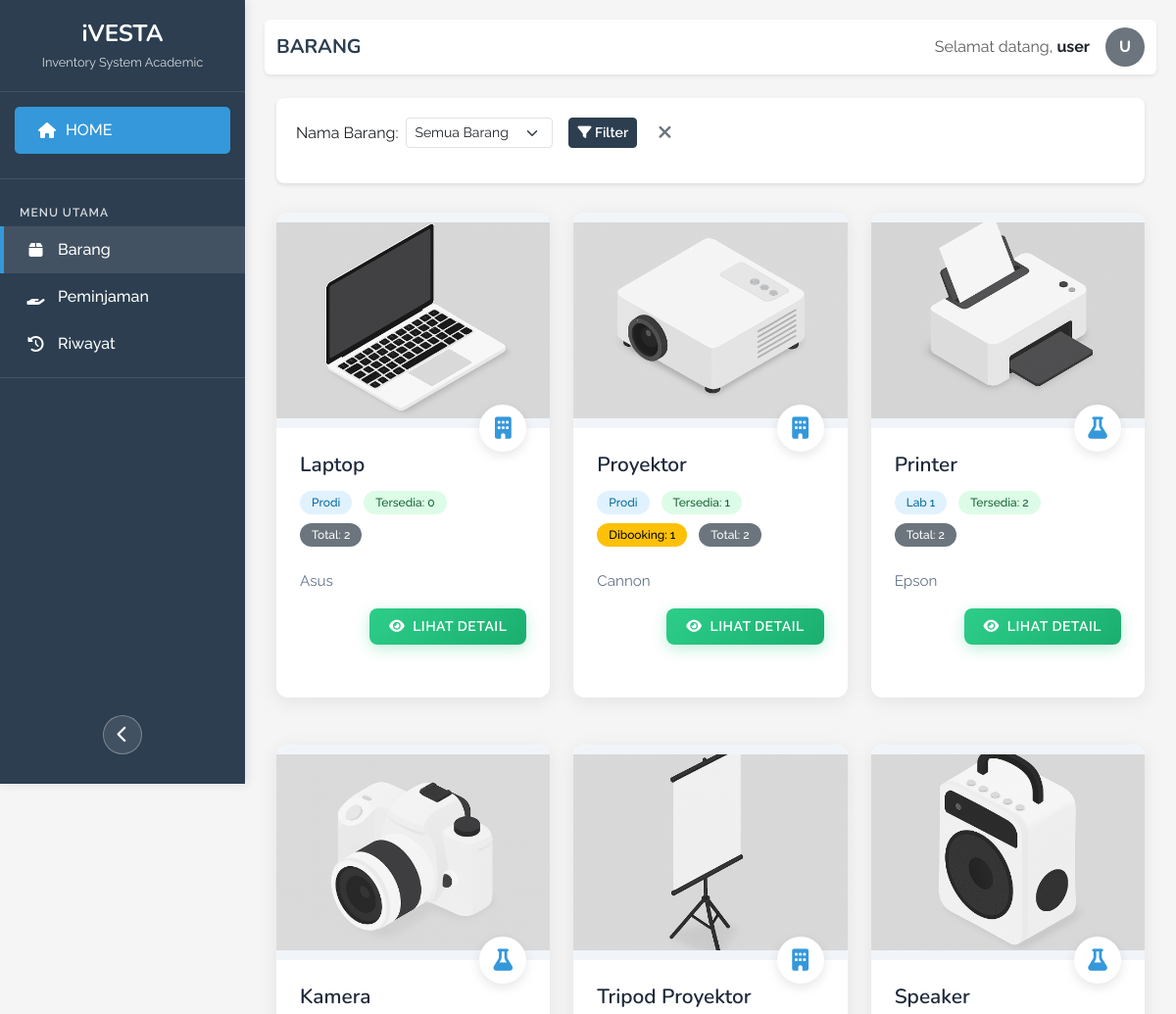
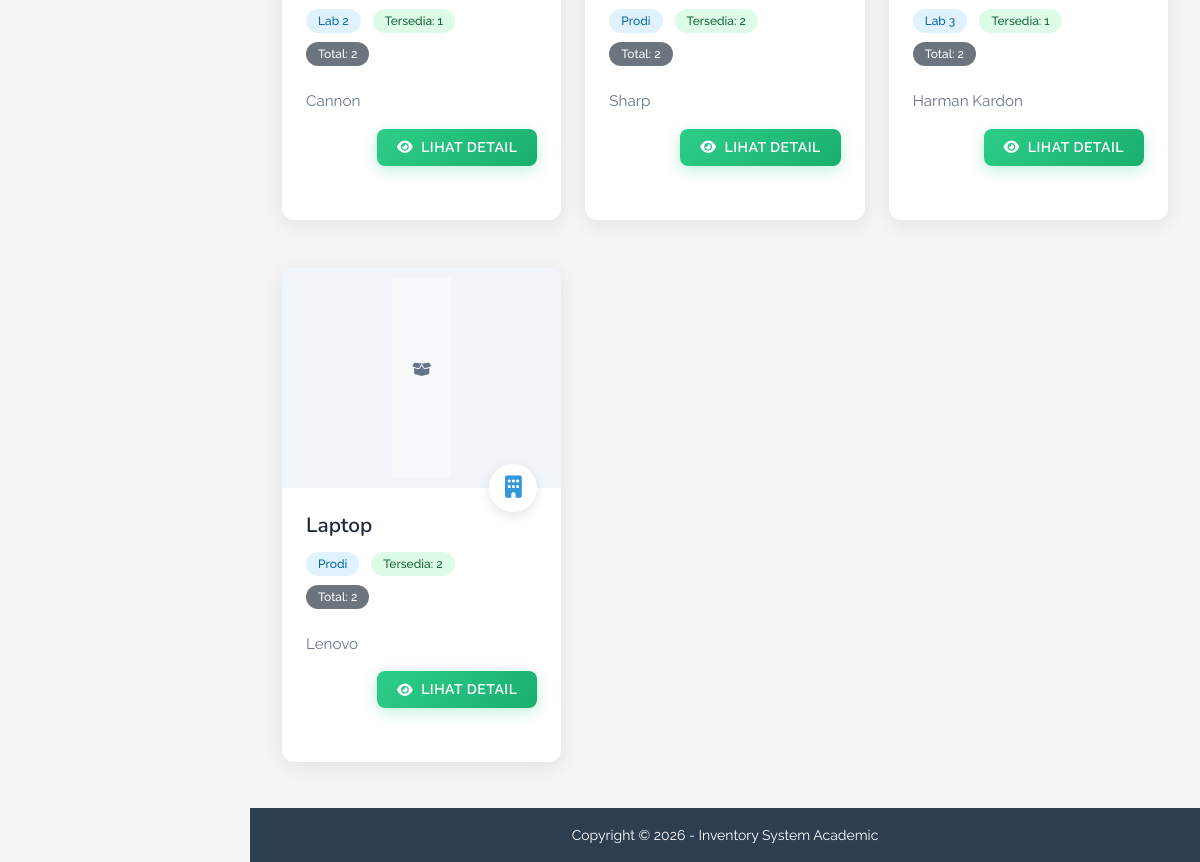
Page /pegawai/userData/Barang.php (signed in) on the committed database (2 pictures, top to bottom).
### tables this page shows
CREATE TABLE `t_barang` (
  `id_barang` int(11) NOT NULL,
  `nama_barang` varchar(100) NOT NULL,
  `merk` varchar(50) NOT NULL,
  `unit` int(11) NOT NULL DEFAULT 1,
  `foto_barang` varchar(100) DEFAULT NULL,
  `tanggal_input` timestamp NOT NULL DEFAULT current_timestamp(),
  `milik` enum('Prodi','Lab','Lab 1','Lab 2','Lab 3') NOT NULL DEFAULT 'Prodi'
);

### pegawai/userData/Barang.php (the view, shortened to what this page needs)
<?php
require "../../koneksi.php";
$query = "SELECT b.*,
             (SELECT COUNT(*) FROM t_barang_detail d
              WHERE d.id_barang = b.id_barang
              AND (d.status = 'Tersedia' OR d.status = 'Dibooking')
              AND NOT EXISTS (
                  SELECT 1 FROM t_pinjam p
                  WHERE p.id_detail = d.id_detail
                  AND p.status_peminjaman IN ('Dipinjam', 'Menunggu Verifikasi')
              )) as tersedia,
             (SELECT COUNT(*) FROM t_barang_detail d
              WHERE d.id_barang = b.id_barang
              AND d.status = 'Dibooking') as dibooking,
             (SELECT COUNT(*) FROM t_barang_detail d WHERE d.id_barang = b.id_barang) as total
          FROM t_barang b
          WHERE 1=1";
$result = mysqli_query($conn, $query);
?>
<!DOCTYPE html>
<html lang="en">
<head>
    <link href="https://cdn.jsdelivr.net/npm/bootstrap@5.3.0/dist/css/bootstrap.min.css" rel="stylesheet">
    <link rel="stylesheet" href="https://cdnjs.cloudflare.com/ajax/libs/font-awesome/6.4.0/css/all.min.css">
    <link rel="stylesheet" href="../../assets/css/style.css">
</head>
<body>
    <div class="sidebar" id="sidebar">
        <div class="sidebar-header">
            <h4>iVESTA</h4>
            <p>Inventory System Academic</p>
        </div>
        <div class="sidebar-menu">
            <a href="/ivesta/pegawai/index.php" class="dashboard-btn">
                <i class="fas fa-home"></i>
                <span>HOME</span>
            </a>
            <div class="menu-divider"></div>
            <div class="menu-title">
                <span>MENU UTAMA</span>
            </div>
            <a href="#" class="active">
                <i class="fas fa-box menu-icon"></i>
                <span>Barang</span>
            </a>
            <a href="Peminjaman.php">
                <i class="fas fa-hand-holding menu-icon"></i>
                <span>Peminjaman</span>
            </a>
            <a href="Riwayat.php">
                <i class="fas fa-history menu-icon"></i>
                <span>Riwayat</span>
            </a>
            <div class="menu-divider"></div>
            <div class="toggle-container">
                <button class="toggle-sidebar" id="toggleSidebar" title="Toggle Sidebar">
                    <i class="fas fa-chevron-left"></i>
                </button>
            </div>
        </div>
    </div>
    <div class="main-content" id="mainContent">
        <nav class="navbar navbar-expand-lg navbar-light bg-white mb-4 rounded shadow-sm">
            <div class="container-fluid">
                <span class="navbar-brand">BARANG</span>
                <div class="d-flex align-items-center position-relative">
                    <div class="me-3">
                        <span class="text-muted">Selamat datang,</span>
                        <span class="fw-bold"><?= htmlspecialchars($_SESSION['fullName']) ?></span>
                    </div>
                    <div class="user-profile" id="userProfile"
                        style="overflow: hidden; border-radius: 50%; width: 40px; height: 40px; text-align: center; line-height: 40px; font-weight: bold; color: white; background: #6c757d; cursor: pointer;">
                        <?php
                        $foto = $_SESSION['fotoP'] ?? '';
                        $fotoPath = realpath(__DIR__ . '/../../assets/profiles/' . $foto);
                        if ($foto && file_exists($fotoPath) && is_file($fotoPath)) {
                            echo '<img src="../../assets/profiles/' . htmlspecialchars($foto) . '" alt="Foto Profil" style="width: 100%; height: 100%; object-fit: cover;">';
                        } else {
                            echo strtoupper(substr($_SESSION['fullName'], 0, 1));
                        }
                        ?>
                    </div>
                </div>
            </div>
        </nav>
        <div class="container-fluid">
            <div class="table-container">
                <div class="table-header d-flex justify-content-between align-items-center mb-3">
                    <div class="d-flex align-items-center gap-3">
                        <div class="d-flex align-items-center gap-2">
                            <label for="barang" class="form-label mb-0">Nama Barang:</label>
                            <select class="form-select form-select-sm filter-select" name="barang" id="barang"
                                style="width: 170px;">
                                <option value="">Semua Barang</option>
                            </select>
                        </div>
                        <button type="button" class="btn btn-primary btn-sm" id="applyFilter">
                            <i class="fas fa-filter"></i> Filter
                        </button>
                        <button type="button" class="refresh-btn" id="refreshBtn" title="Reset Filter">
                            <i class="fas fa-times"></i>
                        </button>
                    </div>
                </div>
            </div>
        </div>
        <section id="barang" class="barang section">
            <div class="container" data-aos="fade-up" data-aos-delay="100">
                <div class="row gy-5">
                    <?php while ($row = mysqli_fetch_assoc($result)): ?>
                        <?php
                        $idBarang = $row['id_barang'];
                        $namaBarang = htmlspecialchars($row['nama_barang']);
                        $merk = htmlspecialchars($row['merk']);
                        $fotoBarang = htmlspecialchars($row['foto_barang']);
                        $milik = $row['milik'];
                        $tersedia = $row['tersedia'];
                        $dibooking = $row['dibooking'];
                        $total = $row['total'];
                        ?>
                        <div class="col-xl-4 col-md-6" data-aos="zoom-in" data-aos-delay="200">
                            <div class="barang-item">
                                <div class="img">
                                    <?php if ($fotoBarang): ?>
                                        <img src="../../assets/barang/<?= $fotoBarang; ?>" class="img-fluid"
                                            alt="<?= $namaBarang; ?>" style="height: 200px; object-fit: cover;" />
                                    <?php else: ?>
                                        <div class="no-image"
                                            style="height: 200px; background: #f8f9fa; display: flex; align-items: center; justify-content: center;">
                                            <i class="fas fa-box-open fa-3x text-muted"></i>
                                        </div>
                                    <?php endif; ?>
                                </div>
                                <div class="details position-relative">
                                    <div class="icon">
                                        <i class="fas fa-<?= $milik == 'Prodi' ? 'building' : 'flask'; ?>"></i>
                                    </div>
                                    <h3>
                                        <?= $namaBarang; ?>
                                    </h3>
                                    <p>
                                        <span class="badge bg-primary"><?= $milik; ?></span>
                                        <span class="badge bg-success">Tersedia: <?= $tersedia; ?></span>
                                        <?php if ($dibooking > 0): ?>
                                            <span class="badge badge-booking">Dibooking: <?= $dibooking; ?></span>
                                        <?php endif; ?>
                                        <span class="badge bg-secondary">Total: <?= $total; ?></span>
                                    </p>
                                    <p class="text-muted"><?= $merk; ?></p>
                                    <div class="d-flex justify-content-between mt-2">
                                        <div class="ms-auto">
                                            <button class="btn-detail-custom" data-bs-toggle="modal"
                                                data-bs-target="#detailBarangModal<?= $idBarang; ?>">
                                                <i class="fas fa-eye"></i>
                                                <span>Lihat Detail</span>
                                            </button>
                                        </div>
                                    </div>
                                </div>
                            </div>
                        </div>
                    <?php endwhile; ?>
                </div>
            </div>
        </section>
    </div>
    <div class="footer" id="footer">
        <small>Copyright &copy; <?= date('Y'); ?> - Inventory System Academic</small>
    </div>
</body>
</html>

### pegawai/userData/Barang.php (style rules this page uses)
:root { --transition-speed: 0.3s; }
.filter-select { width: 150px !important; }
.refresh-btn { background: none; border: none; color: #6c757d; cursor: pointer; font-size: 1.2rem; padding: 0 5px; }
.badge-booking { background-color: #ffc107; color: #000; }

### rows in the picture
t_barang: foto_barang (picture), nama_barang "Laptop", milik "Prodi", tersedia "0", total "2", merk "Asus"
t_barang: foto_barang (picture), nama_barang "Proyektor", milik "Prodi", tersedia "1", dibooking "1", total "2", merk "Cannon"
t_barang: foto_barang (picture), nama_barang "Printer", milik "Lab 1", tersedia "2", total "2", merk "Epson"
t_barang: foto_barang (picture), nama_barang "Kamera", milik "Lab 2", tersedia "1", total "2", merk "Cannon"
t_barang: foto_barang (picture), nama_barang "Tripod Proyektor", milik "Prodi", tersedia "2", total "2", merk "Sharp"
t_barang: foto_barang (picture), nama_barang "Speaker", milik "Lab 3", tersedia "1", total "2", merk "Harman Kardon"
t_barang: nama_barang "Laptop", milik "Prodi", tersedia "2", total "2", merk "Lenovo"

### other values in the picture
$_SESSION['fullName'] "user"
substr($_SESSION['fullName'], 0, 1) "U"
